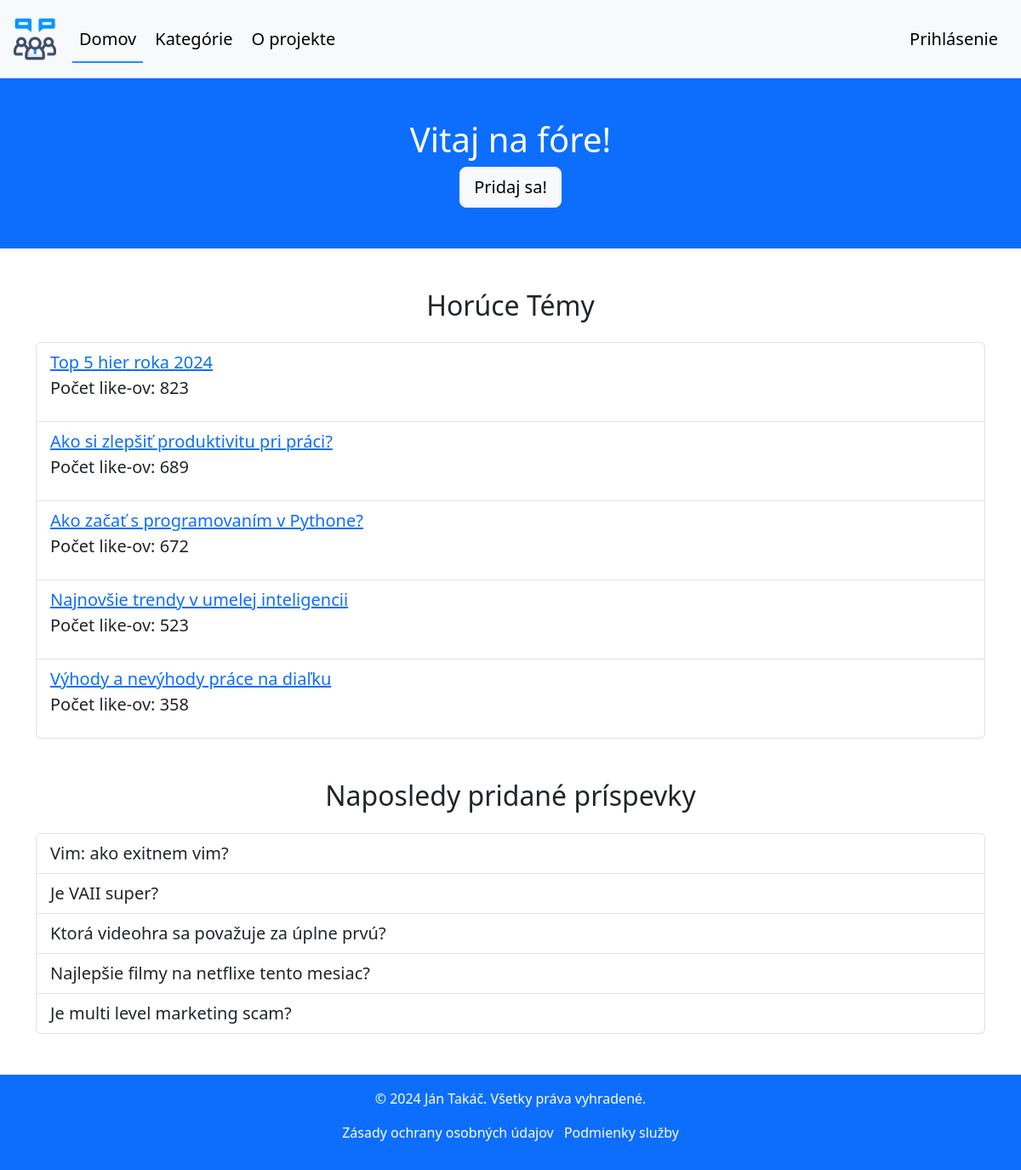
The page / on the database its author committed.
### forum/models.py (models this page shows, shortened)
class Post(models.Model):
    title = models.CharField(max_length=255)
    created_at = models.DateTimeField(auto_now_add=True)
    created_by = models.ForeignKey(User, on_delete=models.CASCADE)
    like_count = models.IntegerField(default=0)
    content = models.TextField()
    def get_absolute_url(self):
        return reverse('forum:post_detail', args=[str(self.id)])

### forum/views.py (the view)
# urls.py: path('', views.index_view, name='index'),
def index_view(request):
    most_liked_posts = Post.objects.all().order_by('-like_count')[:5]
    most_recent_posts = Post.objects.all().order_by('-created_at')[:5]
    return render(request, 'forum/index.html', {
        'most_liked_posts': most_liked_posts,
        'most_recent_posts': most_recent_posts,
    })

### forum/templates/forum/index.html (shortened to what this page needs)
{% extends 'forum/base.html' %}
{% block home_active %}active{% endblock %}
{% block content %}
    <div class="container-fluid bg-primary text-white text-center py-5">
        {% if user.is_authenticated %}
            <h1>Vitaj späť {{ user.username }}!</h1>
        {% else %}
            <h1>Vitaj na fóre!</h1>
            <a href="{% url 'forum:register' %}" class="btn btn-light btn-lg">Pridaj sa!</a>
        {% endif %}
    </div>
    <div class="container my-5 fs-5">
        <h2 class="text-center mb-4">Horúce Témy</h2>
        <div class="list-group">
            {% for post in most_liked_posts %}
                <li class="list-group-item list-group-item-action">
                    <a href="{{ post.get_absolute_url }}">{{ post.title }}</a>
                    <p>Počet like-ov: {{ post.like_count }}</p>
                </li>
            {% endfor %}
        </div>
    </div>
    <div class="container my-5 fs-5">
        <h2 class="text-center mb-4">Naposledy pridané príspevky</h2>
        <div class="list-group">
            <a href="#" class="list-group-item list-group-item-action">
                Vim: ako exitnem vim?
            </a>
            <a href="#" class="list-group-item list-group-item-action">
                Je VAII super?
            </a>
            <a href="#" class="list-group-item list-group-item-action">
                Ktorá videohra sa považuje za úplne prvú?
            </a>
            <a href="#" class="list-group-item list-group-item-action">
                Najlepšie filmy na netflixe tento mesiac?
            </a>
            <a href="#" class="list-group-item list-group-item-action">
                Je multi level marketing scam?
            </a>
        </div>
    </div>
{% endblock %}

### forum/static/forum/style.css (style rules this page uses)
.container-fluid h1 { animation: fadeInDown 0.5s ease-in-out; }
.container-fluid .btn { animation: fadeInUp 0.5s ease-in-out; transition: transform 0.4s ease; }

### rows shown on the page
Post: title "Top 5 hier roka 2024", like_count "823"
Post: title "Ako si zlepšiť produktivitu pri práci?", like_count "689"
Post: title "Ako začať s programovaním v Pythone?", like_count "672"
Post: title "Najnovšie trendy v umelej inteligencii", like_count "523"
Post: title "Výhody a nevýhody práce na diaľku", like_count "358"
